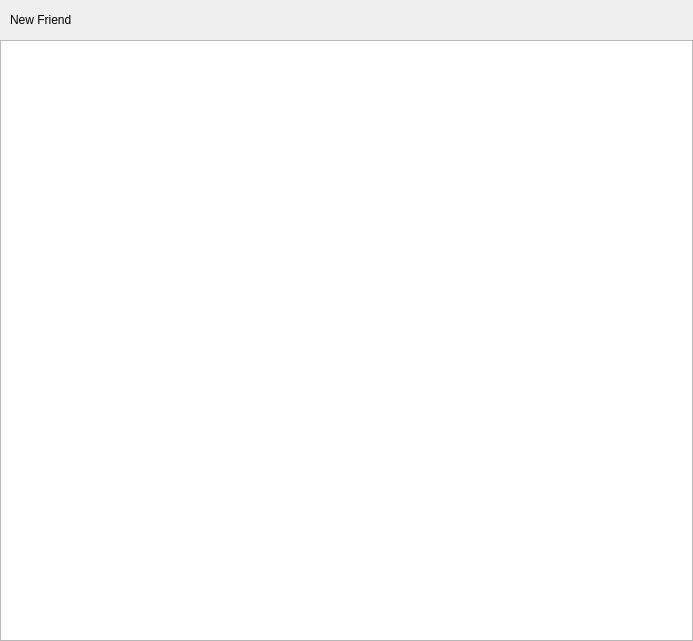
<?xml version="1.0" encoding="UTF-8"?>
<ui version="4.0">
 <class>ApplyFriendPage</class>
 <widget class="QWidget" name="ApplyFriendPage">
  <property name="geometry">
   <rect>
    <x>0</x>
    <y>0</y>
    <width>693</width>
    <height>641</height>
   </rect>
  </property>
  <property name="windowTitle">
   <string>Form</string>
  </property>
  <layout class="QVBoxLayout" name="verticalLayout">
   <property name="spacing">
    <number>0</number>
   </property>
   <property name="leftMargin">
    <number>0</number>
   </property>
   <property name="topMargin">
    <number>0</number>
   </property>
   <property name="rightMargin">
    <number>0</number>
   </property>
   <property name="bottomMargin">
    <number>0</number>
   </property>
   <item>
    <widget class="QWidget" name="friend_apply_wid" native="true">
     <layout class="QHBoxLayout" name="horizontalLayout">
      <property name="spacing">
       <number>0</number>
      </property>
      <property name="leftMargin">
       <number>0</number>
      </property>
      <property name="topMargin">
       <number>0</number>
      </property>
      <property name="rightMargin">
       <number>0</number>
      </property>
      <property name="bottomMargin">
       <number>0</number>
      </property>
      <item>
       <spacer name="horizontalSpacer_2">
        <property name="orientation">
         <enum>Qt::Orientation::Horizontal</enum>
        </property>
        <property name="sizeType">
         <enum>QSizePolicy::Policy::Fixed</enum>
        </property>
        <property name="sizeHint" stdset="0">
         <size>
          <width>10</width>
          <height>20</height>
         </size>
        </property>
       </spacer>
      </item>
      <item>
       <widget class="QLabel" name="friend_apply_lb">
        <property name="minimumSize">
         <size>
          <width>0</width>
          <height>40</height>
         </size>
        </property>
        <property name="maximumSize">
         <size>
          <width>16777215</width>
          <height>40</height>
         </size>
        </property>
        <property name="text">
         <string>New Friend</string>
        </property>
       </widget>
      </item>
      <item>
       <spacer name="horizontalSpacer">
        <property name="orientation">
         <enum>Qt::Orientation::Horizontal</enum>
        </property>
        <property name="sizeHint" stdset="0">
         <size>
          <width>605</width>
          <height>20</height>
         </size>
        </property>
       </spacer>
      </item>
     </layout>
    </widget>
   </item>
   <item>
    <widget class="QWidget" name="widget_2" native="true">
     <layout class="QVBoxLayout" name="verticalLayout_2">
      <property name="spacing">
       <number>0</number>
      </property>
      <property name="leftMargin">
       <number>0</number>
      </property>
      <property name="topMargin">
       <number>0</number>
      </property>
      <property name="rightMargin">
       <number>0</number>
      </property>
      <property name="bottomMargin">
       <number>0</number>
      </property>
      <item>
       <widget class="ApplyFriendList" name="apply_friend_list"/>
      </item>
     </layout>
    </widget>
   </item>
  </layout>
 </widget>
 <customwidgets>
  <customwidget>
   <class>ApplyFriendList</class>
   <extends>QListWidget</extends>
   <header>applyfriendlist.h</header>
  </customwidget>
 </customwidgets>
 <resources/>
 <connections/>
</ui>
